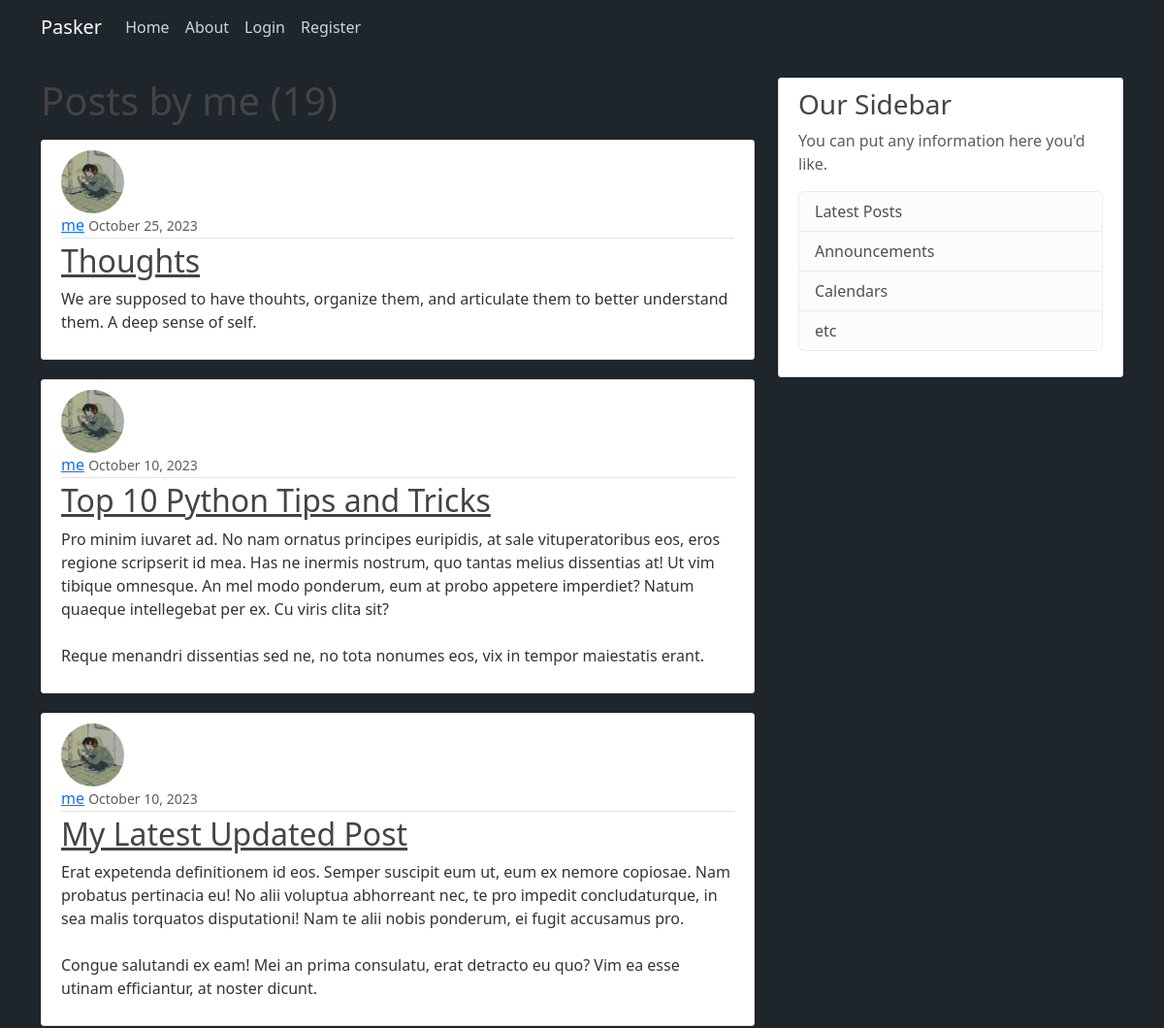
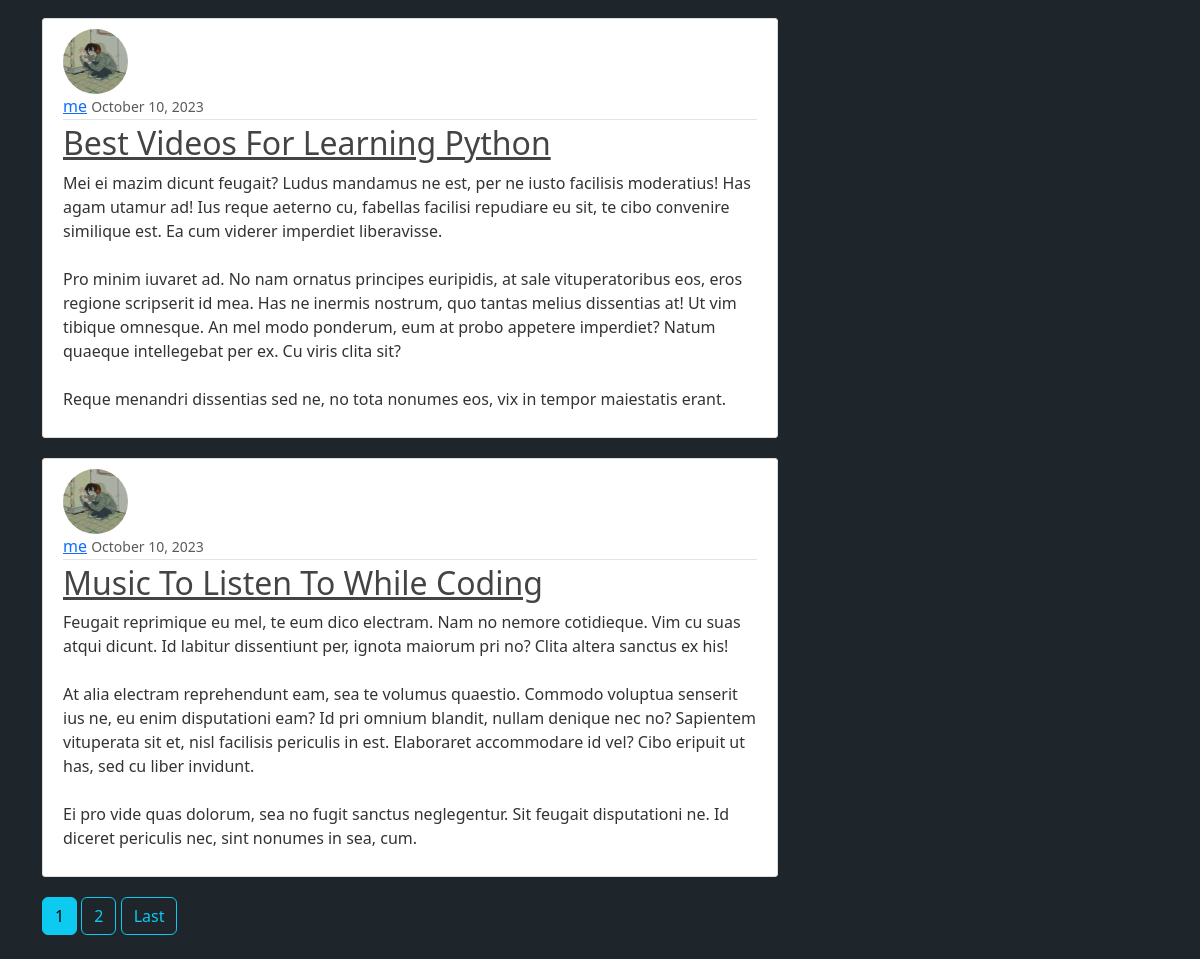
Page /user/me/ on the committed database (2 pictures, top to bottom).
### blogapp/models.py (models this page shows, shortened)
class Post(models.Model):
    title = models.CharField(max_length=255)
    content = models.TextField()
    date_posted = models.DateTimeField(default=timezone.now)
    author = models.ForeignKey(User,on_delete=models.CASCADE)

### users/models.py (models this page shows, shortened)
class Profile(models.Model):
    user = models.OneToOneField(User,on_delete=models.CASCADE)
    image = models.ImageField(default='default.jpg',upload_to='profile_pics')

### blogapp/views.py (the view)
# urls.py: path('user/<str:username>/', UserPostListView.as_view(), name='user-posts'),
class UserPostListView(ListView):
    model = Post
    template_name = 'blogapp/user_posts.html'  # <app>/<model>_<viewtype>.html
    context_object_name = 'posts'
    paginate_by = 5
    def get_queryset(self):
        user = get_object_or_404(User, username=self.kwargs.get('username'))
        return Post.objects.filter(author=user).order_by('-date_posted')

### blogapp/templates/blogapp/user_posts.html (shortened to what this page needs)
{% extends "blogapp/base.html" %}
{% block content %}
    <h1 class="mb-3">Posts by {{ view.kwargs.username }} ({{ page_obj.paginator.count }})</h1>
    {% for post in posts %}
        <article class="media content-section">
          <img class="rounded-circle article-img" src="{{ post.author.profile.image.url }}">
          <div class="media-body">
            <div class="article-metadata">
              <a class="mr-2" href="{% url 'user-posts' post.author.username %}">{{ post.author }}</a>
              <small class="text-muted">{{ post.date_posted|date:"F d, Y" }}</small>
            </div>
            <h2><a class="article-title" href="{% url 'post-detail' post.id %}">{{ post.title }}</a></h2>
            <p class="article-content">{{ post.content }}</p>
          </div>
        </article>
    {% endfor %}
    {% if is_paginated %}
      {% for num in page_obj.paginator.page_range %}
        {% if page_obj.number == num %}
          <a class="btn btn-info mb-4" href="?page={{ num }}">{{ num }}</a>
        {% elif num > page_obj.number|add:'-2' and num < page_obj.number|add:'2' %}
          <a class="btn btn-outline-info mb-4" href="?page={{ num }}">{{ num }}</a>
        {% endif %}
      {% endfor %}
      {% if page_obj.has_next %}
        <a class="btn btn-outline-info mb-4" href="?page={{ page_obj.paginator.num_pages }}">Last</a>
      {% endif %}
    {% endif %}
{% endblock content %}

### blogapp/templates/blogapp/base.html (shortened to what this page needs)
{% load static %}
<!doctype html>
<html lang="en">
  <head>
    <link href="https://cdn.jsdelivr.net/npm/bootstrap@5.3.2/dist/css/bootstrap.min.css" rel="stylesheet">
    <link rel="stylesheet" type="text/css" href="{% static 'blogapp/main.css' %}">
  </head>
  <body>
    <header class="site-header">
        <nav class="navbar navbar-expand-md navbar-dark .bg-dark.bg-gradient fixed-top">
          <div class="container">
            <a class="navbar-brand mr-4" href="{% url 'blog-base' %}">Pasker</a>
            <div class="collapse navbar-collapse" id="navbarToggle">
              <div class="navbar-nav mr-auto">
                <a class="nav-item nav-link" href="{% url 'blog-home' %}">Home</a>
                <a class="nav-item nav-link" href="{% url 'blog-about' %}">About</a>
              </div>
              <div class="navbar-nav">
                {% if user.authentication.is_authorized %}
                  <a class="nav-item nav-link" href="{% url 'credentials_view' %}">Password Locker</a>
                  <a class="nav-item nav-link" href="{% url 'post-create' %}">New Post</a>
                  <a class="nav-item nav-link" href="{% url 'profile' %}">Profile</a>
                  <a class="nav-item nav-link" href="{% url 'logout' %}">Logout</a>
                {% elif user.is_authenticated %}
                  <a class="nav-item nav-link" href="{% url 'logout' %}">Logout</a>
                {% else %}
                  <a class="nav-item nav-link" href="{% url 'login' %}">Login</a>
                  <a class="nav-item nav-link" href="{% url 'register' %}">Register</a>
                {% endif %}
              </div>
            </div>
          </div>
        </nav>
    </header>
    {% block main %}
    <main role="main" class="container">
        <div class="row">
          <div class="col-md-8">
            {% block content %}{% endblock %}
          </div>
          <div class="col-md-4">
            {% block sidebar %}
            <div class="content-section js-sidebar">
              <h3>Our Sidebar</h3>
              <p class='text-muted'>You can put any information here you'd like.
                <ul class="list-group">
                  <li class="list-group-item list-group-item-light">Latest Posts</li>
                  <li class="list-group-item list-group-item-light">Announcements</li>
                  <li class="list-group-item list-group-item-light">Calendars</li>
                  <li class="list-group-item list-group-item-light">etc</li>
                </ul>
              </p>
            </div>
            {% endblock %}
          </div>
        </div>
    </main>
    {% endblock %}
  </body>
</html>

### blogapp/static/blogapp/main.css (style rules this page uses)
body { background: #fafafa; color: #333333; margin-top: 5rem; }
h1, h2, h3, h4, h5, h6 { color: #444444; }
ul { margin: 0; }
.site-header .navbar-nav .nav-link { color: #cbd5db; }
.content-section { background: #ffffff; padding: 10px 20px; border: 1px solid #dddddd; border-radius: 3px; margin-bottom: 20px; }
.article-title { color: #444444; }
.article-content { white-space: pre-line; }
.article-img { height: 65px; width: 65px; margin-right: 16px; }
.article-metadata { padding-bottom: 1px; margin-bottom: 4px; border-bottom: 1px solid #e3e3e3 }

### blogapp/templates/blogapp/base.html (style rules this page uses)
body { background: rgb(30, 37, 43); display: flex; align-items: center; justify-content: center; }

### rows in the picture
Post: author.profile.image (picture), author "me", date_posted "October 25, 2023", title "Thoughts", content "We are supposed to have thouhts, organize them, and articulate them to better understand them. A deep sense of self."
Post: author.profile.image (picture), author "me", date_posted "October 10, 2023", title "Top 10 Python Tips and Tricks", content "Pro minim iuvaret ad. No nam ornatus principes euripidis, at sale vituperatoribus eos, eros regione scripserit id mea. Has ne inermis nostrum, quo tantas melius dissentias at! Ut vim tibique omnesque. An mel modo ponderum, eum at probo appetere imperdiet? Natum quaeque intellegebat per ex. Cu viris clita sit? Reque menandri dissentias sed ne, no tota nonumes eos, vix in tempor maiestatis erant."
Post: author.profile.image (picture), author "me", date_posted "October 10, 2023", title "My Latest Updated Post", content "Erat expetenda definitionem id eos. Semper suscipit eum ut, eum ex nemore copiosae. Nam probatus pertinacia eu! No alii voluptua abhorreant nec, te pro impedit concludaturque, in sea malis torquatos disputationi! Nam te alii nobis ponderum, ei fugit accusamus pro. Congue salutandi ex eam! Mei an prima consulatu, erat detracto eu quo? Vim ea esse utinam efficiantur, at noster dicunt."
Post: author.profile.image (picture), author "me", date_posted "October 10, 2023", title "Best Videos For Learning Python", content "Mei ei mazim dicunt feugait? Ludus mandamus ne est, per ne iusto facilisis moderatius! Has agam utamur ad! Ius reque aeterno cu, fabellas facilisi repudiare eu sit, te cibo convenire similique est. Ea cum viderer imperdiet liberavisse. Pro minim iuvaret ad. No nam ornatus principes euripidis, at sale vituperatoribus eos, eros regione scripserit id mea. Has ne inermis nostrum, quo tantas melius dissentias at! Ut vim tibique omnesque. An mel modo ponderum, eum at probo appetere imperdiet? Natum quaeque intellegebat per ex. Cu viris clita sit? Reque menandri dissentias sed ne, no tota nonumes eos, vix in tempor maiestatis erant."
Post: author.profile.image (picture), author "me", date_posted "October 10, 2023", title "Music To Listen To While Coding", content "Feugait reprimique eu mel, te eum dico electram. Nam no nemore cotidieque. Vim cu suas atqui dicunt. Id labitur dissentiunt per, ignota maiorum pri no? Clita altera sanctus ex his! At alia electram reprehendunt eam, sea te volumus quaestio. Commodo voluptua senserit ius ne, eu enim disputationi eam? Id pri omnium blandit, nullam denique nec no? Sapientem vituperata sit et, nisl facilisis periculis in est. Elaboraret accommodare id vel? Cibo eripuit ut has, sed cu liber invidunt. Ei pro vide quas dolorum, sea no fugit sanctus neglegentur. Sit feugait disputationi ne. Id diceret periculis nec, sint nonumes in sea, cum."

### other values in the picture
{{ view.kwargs.username }} "me"
{{ page_obj.paginator.count }} "19"
{{ num }} "1"
{{ num }} "2"
